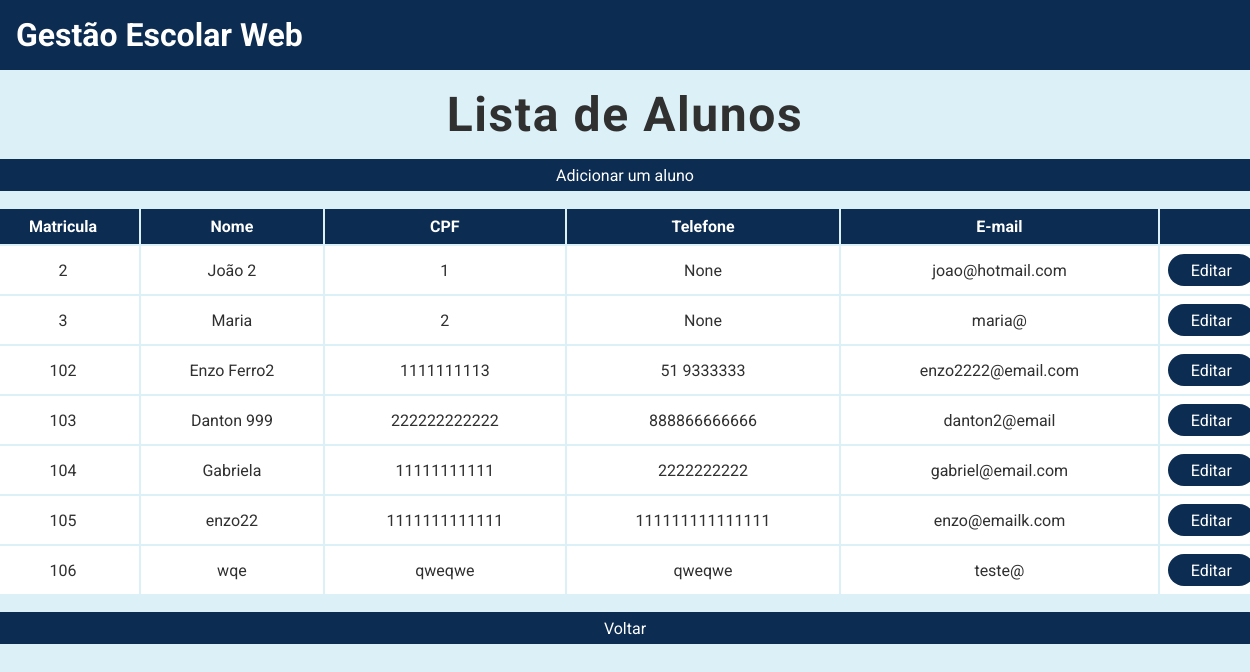
The page /listar/alunos on the database its author committed.
### tables this page shows
CREATE TABLE Alunos (
    matricula INTEGER PRIMARY KEY AUTOINCREMENT,
    nome VARCHAR (255) NOT NULL,
    cpf CHAR (11) NOT NULL,
    telefone CHAR (11),
    email VARCHAR (255) NOT NULL
);

### main.py (the view)
@app.route("/listar/alunos")
def listar_alunos():
    alunos = Aluno.listar()
    return render_template("listar_alunos.html", alunos=alunos)

### aluno.py (called while the page is built)
    @classmethod
    def listar(cls):
        conexao = sqlite3.connect("gestao_escolar.db")
        cursor = conexao.cursor()
        sql = f"""
            SELECT * FROM Alunos
        """
        cursor.execute(sql)
        listaAlunos = cursor.fetchall()
        conexao.close()
        return listaAlunos

### templates/listar_alunos.html
{% extends "base.html" %} {% block conteudo %}
<div class="conteudo-principal">
    <h2>Lista de Alunos</h2>
    <div class="conteudo-tabela">
        <a href="/cadastro/aluno" class="botao-primario">Adicionar um aluno</a>
        <table>
            <tr>
                <th>Matricula</th>
                <th>Nome</th>
                <th>CPF</th>
                <th>Telefone</th>
                <th>E-mail</th>
                <th></th>
            </tr>
            {% for aluno in alunos %}
            <tr>
                <td>{{ aluno[0] }}</td>
                <td>{{ aluno[1] }}</td>
                <td>{{ aluno[2] }}</td>
                <td>{{ aluno[3] }}</td>
                <td>{{ aluno[4] }}</td>
                <td><a href="/editar/aluno/{{ aluno[0] }}" class="botao-primario">Editar</a></td>
            </tr>
            {% endfor %}
        </table>
        <a href="/" class="botao-primario">Voltar</a>
    </div>
</div>
{% endblock %}

### static/css/style.css (style rules this page uses)
:root { --azul-fraco: rgb(220, 240, 247); --azul-escuro: rgb(12, 44, 82); --preto: rgb(48, 48, 48); --azul-normal: rgb(94, 157, 200); --verde-normal: rgb(21, 238, 108); }
* { margin: 0; padding: 0; box-sizing: border-box; }
body { font-family: 'Roboto', sans-serif; background: var(--azul-fraco); }
a { text-decoration: none; }
.botao-primario { display: flex; background-color: var(--azul-escuro); color: #fff; width: 100%; text-align: center; justify-content: center; align-items: center; border-radius: 3rem; }
main .conteudo-principal { text-align: center; display: flex; justify-content: center; flex-direction: column; align-items: center; margin-bottom: 2rem; }
main .conteudo-principal h2 { margin: 1rem 0 1rem 0; font-size: 3rem; color: var(--preto); letter-spacing: .1rem; }
main .conteudo-principal .conteudo-tabela { width: 80rem; }
main .conteudo-principal .conteudo-tabela .botao-primario { height: 2rem; font-size: 1rem; font-weight: 400; }
main .conteudo-principal .conteudo-tabela table { margin: 1rem 0 1rem 0; width: 100%; }
main .conteudo-principal .conteudo-tabela table th { background: var(--azul-escuro); color: #fff; padding: 0.5rem; }
main .conteudo-principal .conteudo-tabela table td { background: #fff; color: var(--preto); padding: 0.5rem; }

### rows shown on the page
Alunos: matricula "2", nome "João 2", cpf "1", telefone "None", email "joao@hotmail.com"
Alunos: matricula "3", nome "Maria", cpf "2", telefone "None", email "maria@"
Alunos: matricula "102", nome "Enzo Ferro2", cpf "1111111113", telefone "51 9333333", email "enzo2222@email.com"
Alunos: matricula "103", nome "Danton 999", cpf "222222222222", telefone "888866666666", email "danton2@email"
Alunos: matricula "104", nome "Gabriela", cpf "11111111111", telefone "2222222222", email "gabriel@email.com"
Alunos: matricula "105", nome "enzo22", cpf "1111111111111", telefone "111111111111111", email "enzo@emailk.com"
Alunos: matricula "106", nome "wqe", cpf "qweqwe", telefone "qweqwe", email "teste@"
